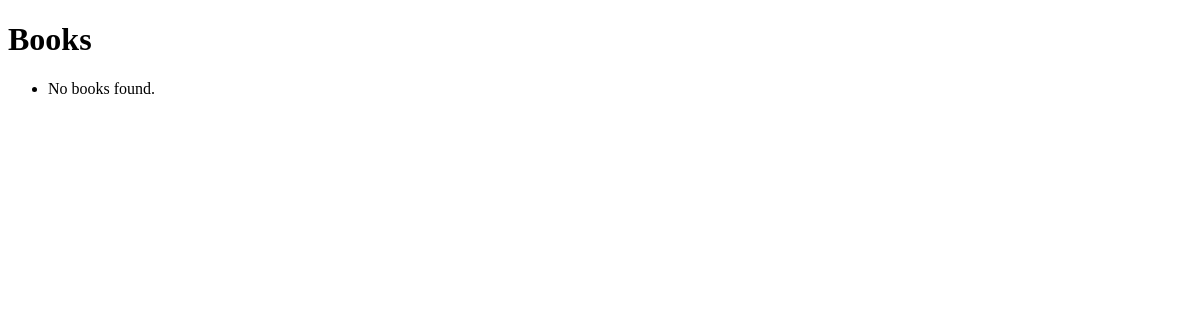
/books/books/simple/query, run on an earlier commit of the app's database.
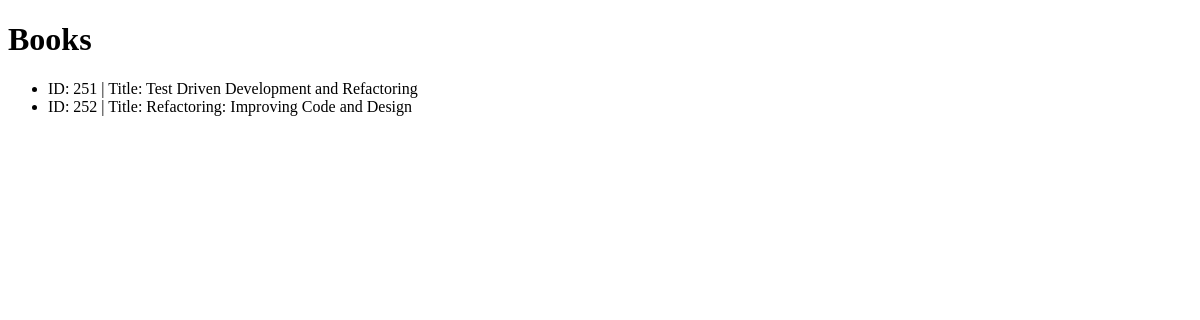
And on a later commit of the database.
### bookmodule/models.py (models this page shows)
class Book(models.Model):
    title = models.CharField(max_length = 50)
    author = models.CharField(max_length = 50)
    price = models.FloatField(default = 0.0)
    edition = models.SmallIntegerField(default = 1)

### bookmodule/views.py (the view)
# urls.py: path('books/simple/query', views.simple_query, name='simple_query'),
def simple_query(request):
    mybooks=Book.objects.filter(title__icontains=' and ') # <- multiple objects
    return render(request, 'bookmodule/bookList.html', {'books':mybooks})

### bookmodule/templates/bookmodule/bookList.html (shortened to what this page needs)
<!DOCTYPE html>
<html>
<head>
</head>
<body>
<h1>Books</h1>
<ul>
{% for obj in books %}
    <li>
        ID: {{ obj.id }} | Title: {{ obj.title }}
    </li>
{% empty %}
    <li>No books found.</li>
{% endfor %}
</ul>
</body>
</html>

What changed in the data, as far as the page shows it:
added Book: id "251", title "Test Driven Development and Refactoring"
added Book: id "252", title "Refactoring: Improving Code and Design"
Also different on the page:
text no longer shown: "No books found."
